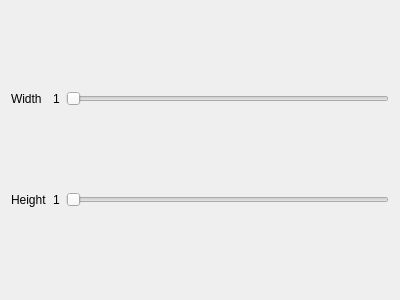
<?xml version="1.0" encoding="UTF-8"?>
<ui version="4.0">
 <class>Form</class>
 <widget class="QWidget" name="Form">
  <property name="geometry">
   <rect>
    <x>0</x>
    <y>0</y>
    <width>400</width>
    <height>300</height>
   </rect>
  </property>
  <property name="windowTitle">
   <string>Form</string>
  </property>
  <layout class="QGridLayout" name="gridLayout">
   <item row="1" column="0">
    <widget class="QLabel" name="label_2">
     <property name="text">
      <string>Height</string>
     </property>
    </widget>
   </item>
   <item row="0" column="2">
    <widget class="QSlider" name="slider_width">
     <property name="minimum">
      <number>1</number>
     </property>
     <property name="orientation">
      <enum>Qt::Horizontal</enum>
     </property>
    </widget>
   </item>
   <item row="0" column="0">
    <widget class="QLabel" name="label">
     <property name="text">
      <string>Width</string>
     </property>
    </widget>
   </item>
   <item row="1" column="2">
    <widget class="QSlider" name="slider_height">
     <property name="minimum">
      <number>1</number>
     </property>
     <property name="orientation">
      <enum>Qt::Horizontal</enum>
     </property>
    </widget>
   </item>
   <item row="0" column="1">
    <widget class="QLabel" name="label_3">
     <property name="text">
      <string>1</string>
     </property>
    </widget>
   </item>
   <item row="1" column="1">
    <widget class="QLabel" name="label_4">
     <property name="text">
      <string>1</string>
     </property>
    </widget>
   </item>
  </layout>
 </widget>
 <resources/>
 <connections>
  <connection>
   <sender>slider_width</sender>
   <signal>valueChanged(int)</signal>
   <receiver>label_3</receiver>
   <slot>setNum(int)</slot>
   <hints>
    <hint type="sourcelabel">
     <x>117</x>
     <y>93</y>
    </hint>
    <hint type="destinationlabel">
     <x>48</x>
     <y>93</y>
    </hint>
   </hints>
  </connection>
  <connection>
   <sender>slider_height</sender>
   <signal>valueChanged(int)</signal>
   <receiver>label_4</receiver>
   <slot>setNum(int)</slot>
   <hints>
    <hint type="sourcelabel">
     <x>114</x>
     <y>197</y>
    </hint>
    <hint type="destinationlabel">
     <x>48</x>
     <y>197</y>
    </hint>
   </hints>
  </connection>
 </connections>
</ui>
